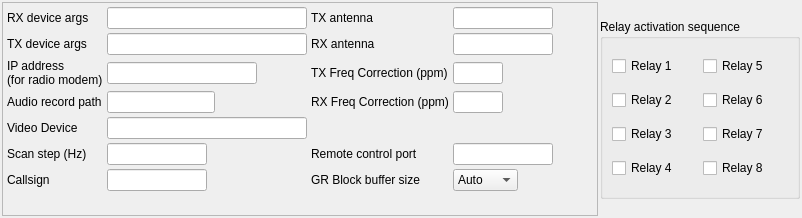
            <widget class="QWidget" name="tab_2">
             <attribute name="title">
              <string>General Settings</string>
             </attribute>
             <layout class="QGridLayout" name="gridLayout">
              <property name="leftMargin">
               <number>2</number>
              </property>
              <property name="topMargin">
               <number>2</number>
              </property>
              <property name="rightMargin">
               <number>2</number>
              </property>
              <property name="bottomMargin">
               <number>2</number>
              </property>
              <property name="spacing">
               <number>2</number>
              </property>
              <item row="0" column="0">
               <widget class="QFrame" name="frame_5">
                <property name="frameShape">
                 <enum>QFrame::StyledPanel</enum>
                </property>
                <property name="frameShadow">
                 <enum>QFrame::Raised</enum>
                </property>
                <layout class="QGridLayout" name="gridLayout_10">
                 <property name="leftMargin">
                  <number>4</number>
                 </property>
                 <property name="topMargin">
                  <number>4</number>
                 </property>
                 <property name="rightMargin">
                  <number>4</number>
                 </property>
                 <property name="bottomMargin">
                  <number>4</number>
                 </property>
                 <property name="spacing">
                  <number>4</number>
                 </property>
                 <item row="2" column="1">
                  <widget class="QLineEdit" name="lineEditIPaddress">
                   <property name="sizePolicy">
                    <sizepolicy hsizetype="Fixed" vsizetype="Fixed">
                     <horstretch>0</horstretch>
                     <verstretch>0</verstretch>
                    </sizepolicy>
                   </property>
                   <property name="maximumSize">
                    <size>
                     <width>150</width>
                     <height>16777215</height>
                    </size>
                   </property>
                   <property name="styleSheet">
                    <string notr="true"/>
                   </property>
                   <property name="maxLength">
                    <number>100</number>
                   </property>
                  </widget>
                 </item>
                 <item row="6" column="1">
                  <widget class="QLineEdit" name="lineEditScanStep">
                   <property name="sizePolicy">
                    <sizepolicy hsizetype="Fixed" vsizetype="Fixed">
                     <horstretch>0</horstretch>
                     <verstretch>0</verstretch>
                    </sizepolicy>
                   </property>
                   <property name="maximumSize">
                    <size>
                     <width>100</width>
                     <height>16777215</height>
                    </size>
                   </property>
                  </widget>
                 </item>
                 <item row="6" column="0">
                  <widget class="QLabel" name="label_24">
                   <property name="sizePolicy">
                    <sizepolicy hsizetype="Fixed" vsizetype="Fixed">
                     <horstretch>0</horstretch>
                     <verstretch>0</verstretch>
                    </sizepolicy>
                   </property>
                   <property name="text">
                    <string>Scan step (Hz)</string>
                   </property>
                  </widget>
                 </item>
                 <item row="2" column="0">
                  <widget class="QLabel" name="label_18">
                   <property name="sizePolicy">
                    <sizepolicy hsizetype="Fixed" vsizetype="Fixed">
                     <horstretch>0</horstretch>
                     <verstretch>0</verstretch>
                    </sizepolicy>
                   </property>
                   <property name="text">
                    <string>IP address 
(for radio modem)</string>
                   </property>
                  </widget>
                 </item>
                 <item row="0" column="1">
                  <widget class="QLineEdit" name="lineEditRXDev">
                   <property name="sizePolicy">
                    <sizepolicy hsizetype="Fixed" vsizetype="Fixed">
                     <horstretch>0</horstretch>
                     <verstretch>0</verstretch>
                    </sizepolicy>
                   </property>
                   <property name="minimumSize">
                    <size>
                     <width>200</width>
                     <height>0</height>
                    </size>
                   </property>
                  </widget>
                 </item>
                 <item row="4" column="0">
                  <widget class="QLabel" name="label_10">
                   <property name="sizePolicy">
                    <sizepolicy hsizetype="Fixed" vsizetype="Fixed">
                     <horstretch>0</horstretch>
                     <verstretch>0</verstretch>
                    </sizepolicy>
                   </property>
                   <property name="text">
                    <string>Video Device</string>
                   </property>
                  </widget>
                 </item>
                 <item row="3" column="1">
                  <widget class="QLineEdit" name="lineEditRecordPath">
                   <property name="sizePolicy">
                    <sizepolicy hsizetype="Fixed" vsizetype="Fixed">
                     <horstretch>0</horstretch>
                     <verstretch>0</verstretch>
                    </sizepolicy>
                   </property>
                  </widget>
                 </item>
                 <item row="4" column="1">
                  <widget class="QLineEdit" name="lineEditVideoDevice">
                   <property name="sizePolicy">
                    <sizepolicy hsizetype="Fixed" vsizetype="Fixed">
                     <horstretch>0</horstretch>
                     <verstretch>0</verstretch>
                    </sizepolicy>
                   </property>
                   <property name="minimumSize">
                    <size>
                     <width>200</width>
                     <height>0</height>
                    </size>
                   </property>
                   <property name="styleSheet">
                    <string notr="true"/>
                   </property>
                   <property name="maxLength">
                    <number>100</number>
                   </property>
                  </widget>
                 </item>
                 <item row="3" column="0">
                  <widget class="QLabel" name="label_41">
                   <property name="text">
                    <string>Audio record path</string>
                   </property>
                  </widget>
                 </item>
                 <item row="4" column="5">
                  <spacer name="horizontalSpacer_13">
                   <property name="orientation">
                    <enum>Qt::Horizontal</enum>
                   </property>
                   <property name="sizeHint" stdset="0">
                    <size>
                     <width>40</width>
                     <height>20</height>
                    </size>
                   </property>
                  </spacer>
                 </item>
                 <item row="0" column="0">
                  <widget class="QLabel" name="label_2">
                   <property name="sizePolicy">
                    <sizepolicy hsizetype="Fixed" vsizetype="Fixed">
                     <horstretch>0</horstretch>
                     <verstretch>0</verstretch>
                    </sizepolicy>
                   </property>
                   <property name="text">
                    <string>RX device args</string>
                   </property>
                  </widget>
                 </item>
                 <item row="1" column="0">
                  <widget class="QLabel" name="label_3">
                   <property name="sizePolicy">
                    <sizepolicy hsizetype="Fixed" vsizetype="Fixed">
                     <horstretch>0</horstretch>
                     <verstretch>0</verstretch>
                    </sizepolicy>
                   </property>
                   <property name="text">
                    <string>TX device args</string>
                   </property>
                  </widget>
                 </item>
                 <item row="1" column="1">
                  <widget class="QLineEdit" name="lineEditTXDev">
                   <property name="sizePolicy">
                    <sizepolicy hsizetype="Fixed" vsizetype="Fixed">
                     <horstretch>0</horstretch>
                     <verstretch>0</verstretch>
                    </sizepolicy>
                   </property>
                   <property name="minimumSize">
                    <size>
                     <width>200</width>
                     <height>0</height>
                    </size>
                   </property>
                   <property name="styleSheet">
                    <string notr="true"/>
                   </property>
                  </widget>
                 </item>
                 <item row="0" column="2">
                  <widget class="QLabel" name="label_5">
                   <property name="sizePolicy">
                    <sizepolicy hsizetype="Fixed" vsizetype="Fixed">
                     <horstretch>0</horstretch>
                     <verstretch>0</verstretch>
                    </sizepolicy>
                   </property>
                   <property name="text">
                    <string>TX antenna</string>
                   </property>
                  </widget>
                 </item>
                 <item row="0" column="3">
                  <widget class="QLineEdit" name="lineEditTXAntenna">
                   <property name="sizePolicy">
                    <sizepolicy hsizetype="Fixed" vsizetype="Fixed">
                     <horstretch>0</horstretch>
                     <verstretch>0</verstretch>
                    </sizepolicy>
                   </property>
                   <property name="minimumSize">
                    <size>
                     <width>100</width>
                     <height>0</height>
                    </size>
                   </property>
                   <property name="maximumSize">
                    <size>
                     <width>100</width>
                     <height>16777215</height>
                    </size>
                   </property>
                   <property name="styleSheet">
                    <string notr="true"/>
                   </property>
                  </widget>
                 </item>
                 <item row="1" column="2">
                  <widget class="QLabel" name="label_6">
                   <property name="sizePolicy">
                    <sizepolicy hsizetype="Fixed" vsizetype="Fixed">
                     <horstretch>0</horstretch>
                     <verstretch>0</verstretch>
                    </sizepolicy>
                   </property>
                   <property name="text">
                    <string>RX antenna</string>
                   </property>
                  </widget>
                 </item>
                 <item row="1" column="3">
                  <widget class="QLineEdit" name="lineEditRXAntenna">
                   <property name="sizePolicy">
                    <sizepolicy hsizetype="Fixed" vsizetype="Fixed">
                     <horstretch>0</horstretch>
                     <verstretch>0</verstretch>
                    </sizepolicy>
                   </property>
                   <property name="minimumSize">
                    <size>
                     <width>100</width>
                     <height>0</height>
                    </size>
                   </property>
                   <property name="maximumSize">
                    <size>
                     <width>100</width>
                     <height>16777215</height>
                    </size>
                   </property>
                   <property name="styleSheet">
                    <string notr="true"/>
                   </property>
                  </widget>
                 </item>
                 <item row="6" column="3">
                  <widget class="QLineEdit" name="remoteControlEdit">
                   <property name="sizePolicy">
                    <sizepolicy hsizetype="Fixed" vsizetype="Fixed">
                     <horstretch>0</horstretch>
                     <verstretch>0</verstretch>
                    </sizepolicy>
                   </property>
                   <property name="maximumSize">
                    <size>
                     <width>100</width>
                     <height>16777215</height>
                    </size>
                   </property>
                  </widget>
                 </item>
                 <item row="6" column="2">
                  <widget class="QLabel" name="label_39">
                   <property name="sizePolicy">
                    <sizepolicy hsizetype="Fixed" vsizetype="Fixed">
                     <horstretch>0</horstretch>
                     <verstretch>0</verstretch>
                    </sizepolicy>
                   </property>
                   <property name="text">
                    <string>Remote control port</string>
                   </property>
                  </widget>
                 </item>
                 <item row="7" column="2">
                  <widget class="QLabel" name="label_45">
                   <property name="text">
                    <string>GR Block buffer size</string>
                   </property>
                  </widget>
                 </item>
                 <item row="7" column="3">
                  <widget class="QComboBox" name="blockBufferSizeComboBox">
                   <property name="sizePolicy">
                    <sizepolicy hsizetype="Fixed" vsizetype="Fixed">
                     <horstretch>0</horstretch>
                     <verstretch>0</verstretch>
                    </sizepolicy>
                   </property>
                   <item>
                    <property name="text">
                     <string>Auto</string>
                    </property>
                   </item>
                   <item>
                    <property name="text">
                     <string>512</string>
                    </property>
                   </item>
                   <item>
                    <property name="text">
                     <string>1024</string>
                    </property>
                   </item>
                   <item>
                    <property name="text">
                     <string>2048</string>
                    </property>
                   </item>
                   <item>
                    <property name="text">
                     <string>4096</string>
                    </property>
                   </item>
                   <item>
                    <property name="text">
                     <string>8192</string>
                    </property>
                   </item>
                   <item>
                    <property name="text">
                     <string>16384</string>
                    </property>
                   </item>
                   <item>
                    <property name="text">
                     <string>32768</string>
                    </property>
                   </item>
                   <item>
                    <property name="text">
                     <string>65536</string>
                    </property>
                   </item>
                  </widget>
                 </item>
                 <item row="7" column="0">
                  <widget class="QLabel" name="label_4">
                   <property name="sizePolicy">
                    <sizepolicy hsizetype="Fixed" vsizetype="Fixed">
                     <horstretch>0</horstretch>
                     <verstretch>0</verstretch>
                    </sizepolicy>
                   </property>
                   <property name="text">
                    <string>Callsign</string>
                   </property>
                  </widget>
                 </item>
                 <item row="7" column="1">
                  <widget class="QLineEdit" name="lineEditCallsign">
                   <property name="sizePolicy">
                    <sizepolicy hsizetype="Fixed" vsizetype="Fixed">
                     <horstretch>0</horstretch>
                     <verstretch>0</verstretch>
                    </sizepolicy>
                   </property>
                   <property name="minimumSize">
                    <size>
                     <width>100</width>
                     <height>0</height>
                    </size>
                   </property>
                   <property name="maximumSize">
                    <size>
                     <width>100</width>
                     <height>16777215</height>
                    </size>
                   </property>
                   <property name="maxLength">
                    <number>25</number>
                   </property>
                  </widget>
                 </item>
                 <item row="2" column="2">
                  <widget class="QLabel" name="label_8">
                   <property name="sizePolicy">
                    <sizepolicy hsizetype="Fixed" vsizetype="Fixed">
                     <horstretch>0</horstretch>
                     <verstretch>0</verstretch>
                    </sizepolicy>
                   </property>
                   <property name="text">
                    <string>TX Freq Correction (ppm)</string>
                   </property>
                  </widget>
                 </item>
                 <item row="2" column="3">
                  <widget class="QLineEdit" name="lineEditTXFreqCorrection">
                   <property name="sizePolicy">
                    <sizepolicy hsizetype="Fixed" vsizetype="Fixed">
                     <horstretch>0</horstretch>
                     <verstretch>0</verstretch>
                    </sizepolicy>
                   </property>
                   <property name="minimumSize">
                    <size>
                     <width>50</width>
                     <height>0</height>
                    </size>
                   </property>
                   <property name="maximumSize">
                    <size>
                     <width>50</width>
                     <height>16777215</height>
                    </size>
                   </property>
                  </widget>
                 </item>
                 <item row="3" column="2">
                  <widget class="QLabel" name="label_7">
                   <property name="sizePolicy">
                    <sizepolicy hsizetype="Fixed" vsizetype="Fixed">
                     <horstretch>0</horstretch>
                     <verstretch>0</verstretch>
                    </sizepolicy>
                   </property>
                   <property name="text">
                    <string>RX Freq Correction (ppm)</string>
                   </property>
                  </widget>
                 </item>
                 <item row="3" column="3">
                  <widget class="QLineEdit" name="lineEditRXFreqCorrection">
                   <property name="sizePolicy">
                    <sizepolicy hsizetype="Fixed" vsizetype="Fixed">
                     <horstretch>0</horstretch>
                     <verstretch>0</verstretch>
                    </sizepolicy>
                   </property>
                   <property name="minimumSize">
                    <size>
                     <width>50</width>
                     <height>0</height>
                    </size>
                   </property>
                   <property name="maximumSize">
                    <size>
                     <width>50</width>
                     <height>16777215</height>
                    </size>
                   </property>
                  </widget>
                 </item>
                 <item row="8" column="0">
                  <spacer name="verticalSpacer">
                   <property name="orientation">
                    <enum>Qt::Vertical</enum>
                   </property>
                   <property name="sizeType">
                    <enum>QSizePolicy::MinimumExpanding</enum>
                   </property>
                   <property name="sizeHint" stdset="0">
                    <size>
                     <width>20</width>
                     <height>20</height>
                    </size>
                   </property>
                  </spacer>
                 </item>
                </layout>
               </widget>
              </item>
              <item row="0" column="1">
               <widget class="QGroupBox" name="groupBox">
                <property name="sizePolicy">
                 <sizepolicy hsizetype="Fixed" vsizetype="Preferred">
                  <horstretch>0</horstretch>
                  <verstretch>0</verstretch>
                 </sizepolicy>
                </property>
                <property name="minimumSize">
                 <size>
                  <width>200</width>
                  <height>150</height>
                 </size>
                </property>
                <property name="maximumSize">
                 <size>
                  <width>16777215</width>
                  <height>180</height>
                 </size>
                </property>
                <property name="styleSheet">
                 <string notr="true">font: 8pt &quot;Noto Sans&quot;;</string>
                </property>
                <property name="title">
                 <string>Relay activation sequence</string>
                </property>
                <layout class="QGridLayout" name="gridLayout_11">
                 <item row="0" column="0">
                  <widget class="QCheckBox" name="relay1CheckBox">
                   <property name="text">
                    <string>Relay 1</string>
                   </property>
                  </widget>
                 </item>
                 <item row="3" column="1">
                  <widget class="QCheckBox" name="relay8CheckBox">
                   <property name="text">
                    <string>Relay 8</string>
                   </property>
                  </widget>
                 </item>
                 <item row="3" column="0">
                  <widget class="QCheckBox" name="relay4CheckBox">
                   <property name="text">
                    <string>Relay 4</string>
                   </property>
                  </widget>
                 </item>
                 <item row="2" column="0">
                  <widget class="QCheckBox" name="relay3CheckBox">
                   <property name="text">
                    <string>Relay 3</string>
                   </property>
                  </widget>
                 </item>
                 <item row="2" column="1">
                  <widget class="QCheckBox" name="relay7CheckBox">
                   <property name="text">
                    <string>Relay 7</string>
                   </property>
                  </widget>
                 </item>
                 <item row="0" column="1">
                  <widget class="QCheckBox" name="relay5CheckBox">
                   <property name="text">
                    <string>Relay 5</string>
                   </property>
                  </widget>
                 </item>
                 <item row="1" column="1">
                  <widget class="QCheckBox" name="relay6CheckBox">
                   <property name="text">
                    <string>Relay 6</string>
                   </property>
                  </widget>
                 </item>
                 <item row="1" column="0">
                  <widget class="QCheckBox" name="relay2checkBox">
                   <property name="text">
                    <string>Relay 2</string>
                   </property>
                  </widget>
                 </item>
                </layout>
               </widget>
              </item>
             </layout>
            </widget>
